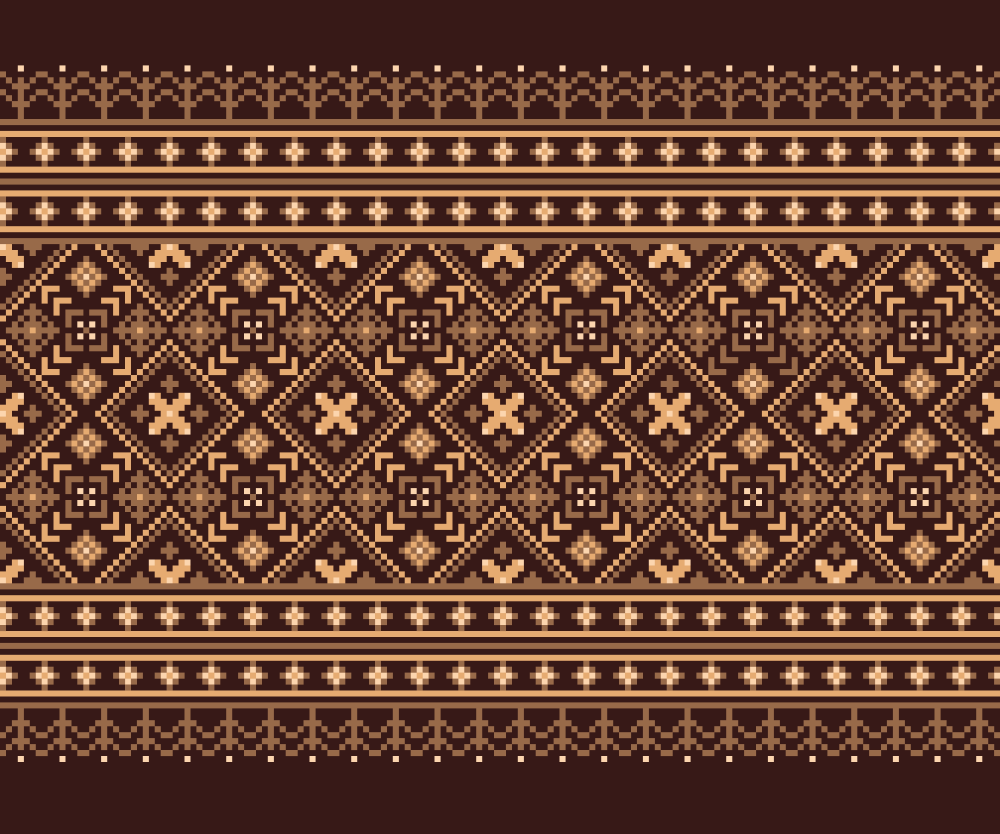
#> input picture python/input.png, 5000 x 4167 px, found by its file name (shown at 1/5 size)
$ python extract_pattern.py
#> lines starting #> are read from the running program, lines starting #| are printed output that depends on the picture; after the words box and inside, x2 and y2 are one past the last pixel; in counts of white or black regions, pixels touching at a corner belong together
import cv2
import numpy as np

# =========================
# ตั้งค่า
# =========================

input_path = "python/input.png"
output_path = "pattern_structure.png"

# =========================
# อ่านรูป
# =========================

image = cv2.imread(input_path)
#> image is the input picture: shape (4167, 5000, 3); mean B, G, R 49.1, 65.9, 103.4

if image is None:
    print("ไม่พบรูปภาพ:", input_path)
    exit()

# Resize
image = cv2.resize(image, (1024, 1024))
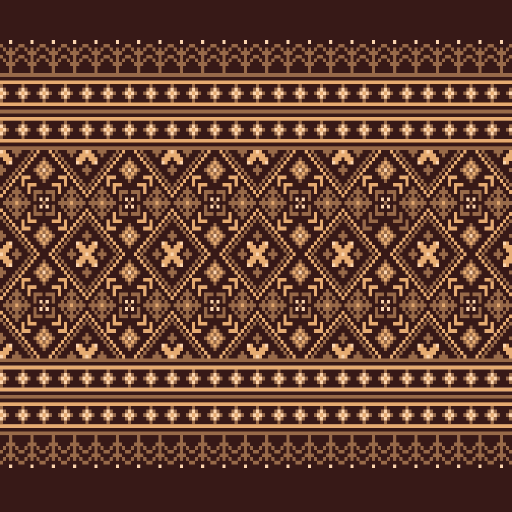
#> image: shape (1024, 1024, 3) (shown at 1/2 size); mean B, G, R 49.1, 65.9, 103.3

# =========================
# ลดจำนวนสี
# =========================

data = image.reshape((-1, 3))
data = np.float32(data)

criteria = (
    cv2.TERM_CRITERIA_EPS +
    cv2.TERM_CRITERIA_MAX_ITER,
    20,
    1.0
)

K = 6

_, labels, centers = cv2.kmeans(
    data,
    K,
    None,
    criteria,
    10,
    cv2.KMEANS_PP_CENTERS
)
#> centers = [[22.68, 25.11, 55.79], [114.2, 170.9, 228.7], [73.74, 106.2, 152], [173.5, 212.2, 251.6], [39.22, 56.31, 93.73], [61.51, 82.8, 123]]

centers = np.uint8(centers)
#> centers = [[22, 25, 55], [114, 170, 228], [73, 106, 151], [173, 212, 251], [39, 56, 93], [61, 82, 122]]
quantized = centers[labels.flatten()]
quantized = quantized.reshape(image.shape)

# =========================
# สร้าง Mask ของแต่ละสี
# =========================

structure = np.zeros(
    (1024, 1024),
    dtype=np.uint8
)

kernel = cv2.getStructuringElement(
    cv2.MORPH_ELLIPSE,
    (5, 5)
)

for color_index in range(K):

    # Mask สีนี้
    mask = np.all(
        quantized == centers[color_index],
        axis=2
    ).astype(np.uint8) * 255

    # ทำความสะอาดพื้นที่
    mask = cv2.morphologyEx(
        mask,
        cv2.MORPH_OPEN,
        kernel
    )

    mask = cv2.morphologyEx(
        mask,
        cv2.MORPH_CLOSE,
        kernel
    )

    # หาเส้นขอบของพื้นที่สี
    contours, _ = cv2.findContours(
        mask,
        cv2.RETR_EXTERNAL,
        cv2.CHAIN_APPROX_SIMPLE
    )

    # วาดเส้นขอบลงบนภาพโครงสร้าง
    cv2.drawContours(
        structure,
        contours,
        -1,
        255,
        1
    )
#> this loop made 6 passes
#> pass 1, `mask = np.all( quantized == centers[color_index], axis=2 ).astype(np.u..`:
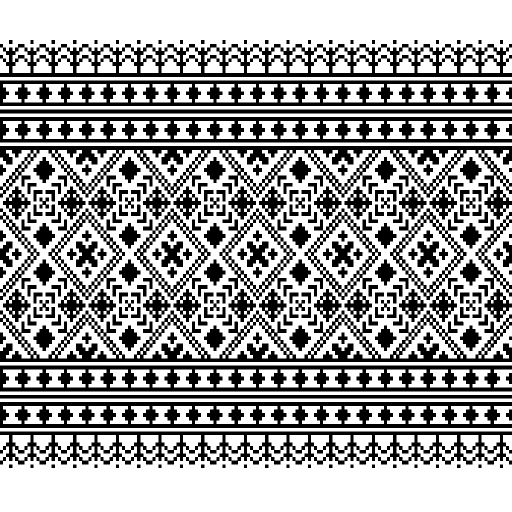
#> mask: shape (1024, 1024) (shown at 1/2 size); 62.1% white; 272 black regions, largest, box (x1, y1, x2, y2) and area: (0, 292, 1024, 395) 31614, (0, 621, 1024, 724) 30991, (0, 731, 1024, 783) 30492
#> pass 1, `mask = cv2.morphologyEx( mask, cv2.MORPH_OPEN, kernel )`:
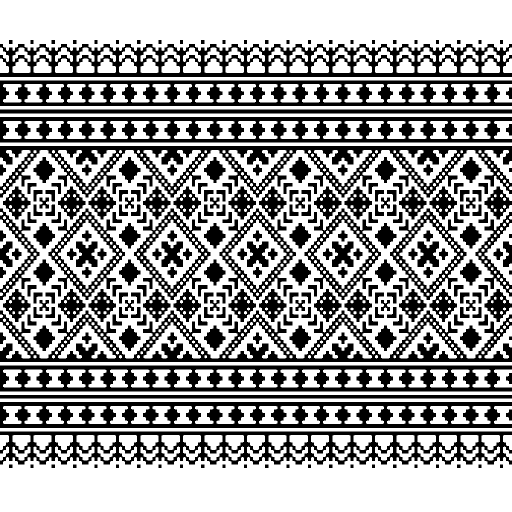
#> mask: shape (1024, 1024) (shown at 1/2 size); 60.6% white; 272 black regions, largest, box (x1, y1, x2, y2) and area: (0, 292, 1024, 395) 33562, (0, 621, 1024, 724) 32944, (0, 731, 1024, 783) 31056
#> pass 1, `mask = cv2.morphologyEx( mask, cv2.MORPH_CLOSE, kernel )`:
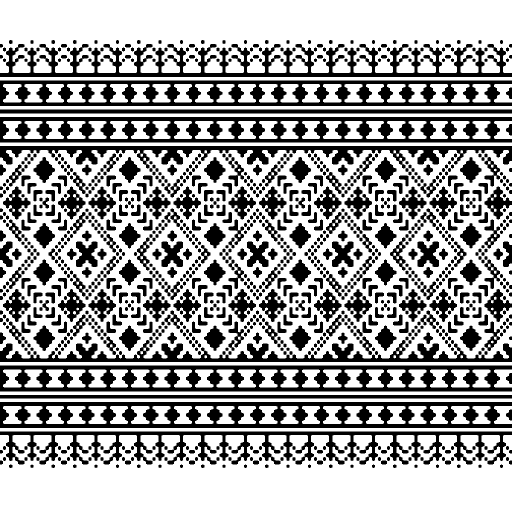
#> mask: shape (1024, 1024) (shown at 1/2 size); 62.9% white; 1254 black regions, largest, box (x1, y1, x2, y2) and area: (0, 731, 1024, 783) 30680, (0, 804, 1024, 856) 30680, (0, 234, 1024, 285) 29946
#> pass 2, `mask = np.all( quantized == centers[color_index], axis=2 ).astype(np.u..`:
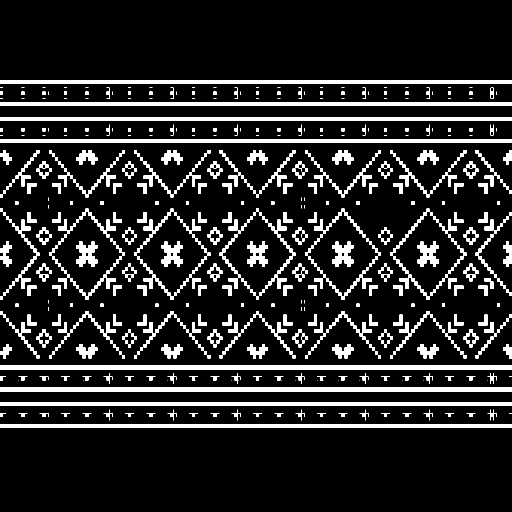
#> mask: shape (1024, 1024) (shown at 1/2 size); 13% white; 461 white regions (93 under 20 px), largest, box (x1, y1, x2, y2) and area: (0, 731, 1024, 739) 8192, (0, 775, 1024, 783) 8192, (0, 161, 1024, 168) 7168
#> after the loop: mask: shape (1024, 1024); every value is 0
#> after the loop:
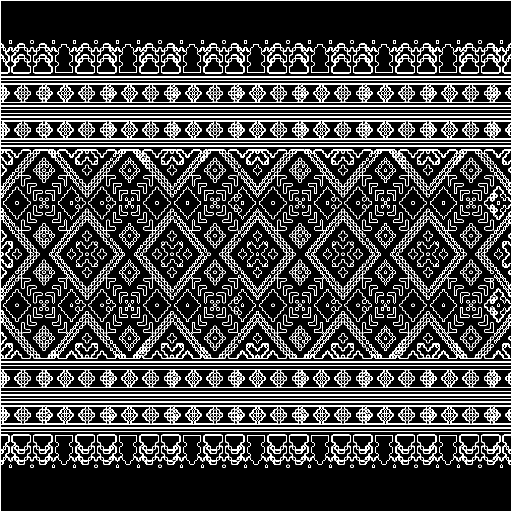
#> structure: shape (1024, 1024) (shown at 1/2 size); 15.7% white in thin lines or dots

# =========================
# บันทึกผล
# =========================

cv2.imwrite(
    output_path,
    structure
)

print("สร้าง pattern_structure.png สำเร็จ")

$ run again, with python/input2.png copied over python/input.png
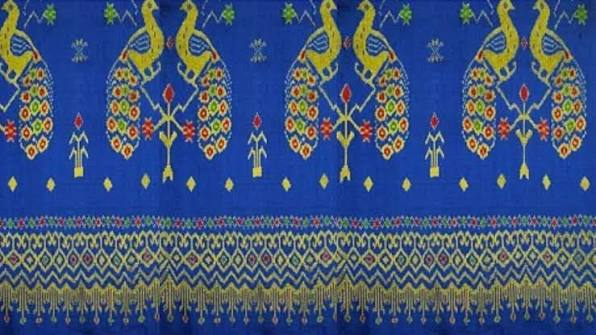
#> input picture python/input2.png, 596 x 335 px, found by its file name
#> image is the input picture: shape (335, 596, 3); mean B, G, R 121.9, 85.3, 65.7
#> image: shape (1024, 1024, 3)
#> `_, labels, centers = cv2.kmeans( data, K, None, criteria, 10, cv2.KMEA..`: centers = [[99.75, 56.01, 35.18], [75.33, 90.24, 90.27], [72.09, 141.4, 148.9], [148.1, 62.16, 27.86], [143, 152.1, 144.4], [129.5, 106.8, 90.23]]
#> `centers = np.uint8(centers)`: centers = [[99, 56, 35], [75, 90, 90], [72, 141, 148], [148, 62, 27], [143, 152, 144], [129, 106, 90]]
#> the loop `for color_index in range(K):` made 6 passes
#> pass 1, `mask = cv2.morphologyEx( mask, cv2.MORPH_CLOSE, kernel )`:
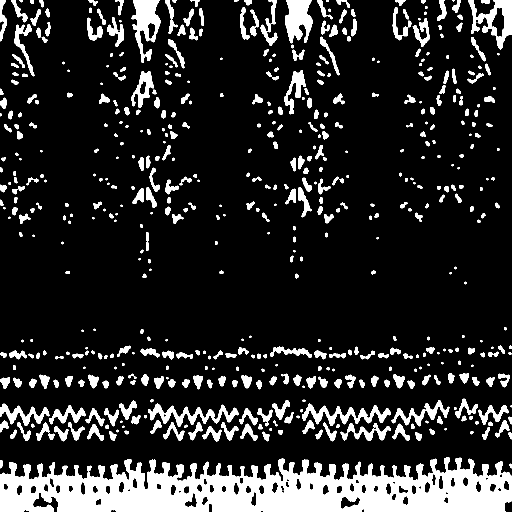
#> mask: shape (1024, 1024) (shown at 1/2 size); 15.5% white; 559 white regions (66 under 20 px), largest, box (x1, y1, x2, y2) and area: (0, 914, 1024, 1024) 73933, (263, 0, 321, 126) 3589, (936, 0, 1024, 99) 3438
#> after the loop `for color_index in range(K):`:
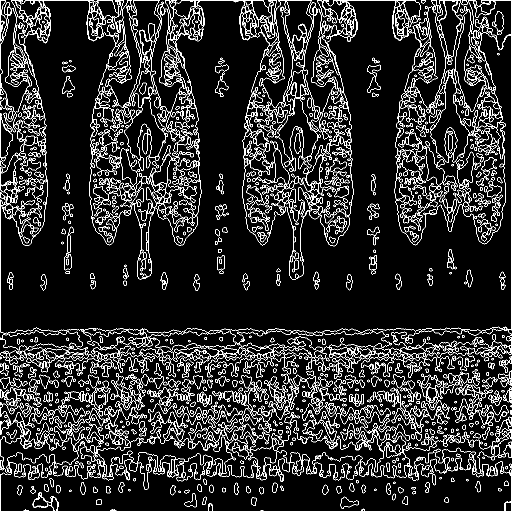
#> structure: shape (1024, 1024) (shown at 1/2 size); 10.4% white in thin lines or dots

$ run again, with python/input3.png copied over python/input.png
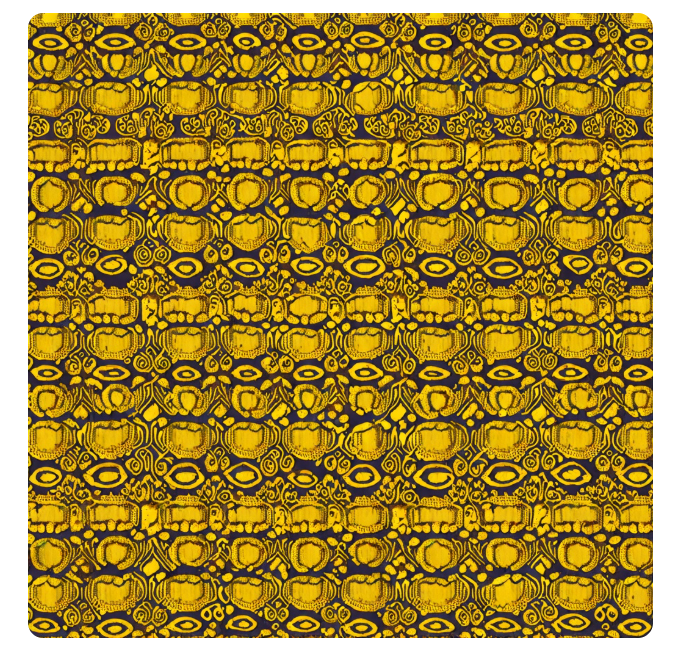
#> input picture python/input3.png, 675 x 646 px, found by its file name
#> image is the input picture: shape (646, 675, 3); mean B, G, R 46.7, 132.6, 161.8
#> image: shape (1024, 1024, 3)
#> `_, labels, centers = cv2.kmeans( data, K, None, criteria, 10, cv2.KMEA..`: centers = [[10.93, 188.3, 233.8], [18.9, 110.5, 145.1], [253.7, 254.5, 254.8], [19.09, 68.71, 94.77], [45.25, 41.7, 52.85], [19.76, 151.4, 192.9]]
#> `centers = np.uint8(centers)`: centers = [[10, 188, 233], [18, 110, 145], [253, 254, 254], [19, 68, 94], [45, 41, 52], [19, 151, 192]]
#> the loop `for color_index in range(K):` made 6 passes
#> contours on pass 3: [[[0, 0], [0, 1023], [1023, 1023], [1023, 0]]]
#> pass 1, `mask = cv2.morphologyEx( mask, cv2.MORPH_CLOSE, kernel )`:
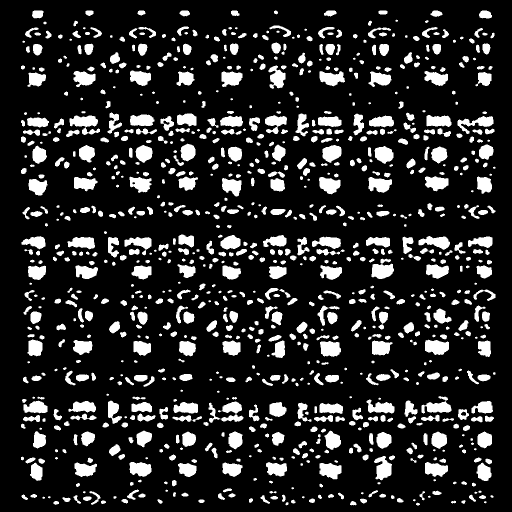
#> mask: shape (1024, 1024) (shown at 1/2 size); 16.3% white; 1004 white regions (93 under 20 px), largest, box (x1, y1, x2, y2) and area: (417, 803, 487, 846) 1409, (139, 231, 200, 270) 1302, (743, 517, 788, 558) 1207
#> after the loop `for color_index in range(K):`:
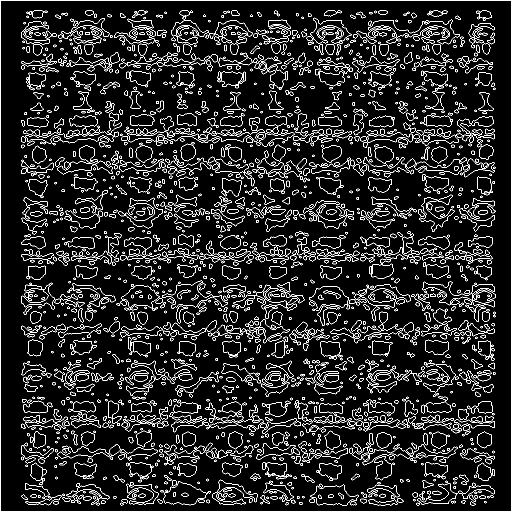
#> structure: shape (1024, 1024) (shown at 1/2 size); 8.8% white in thin lines or dots
